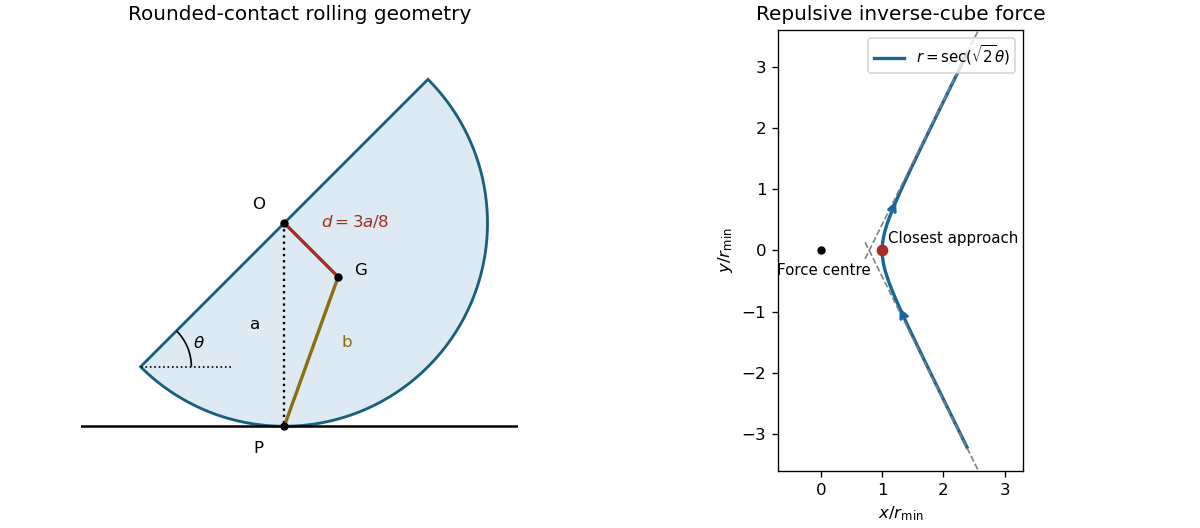

Generate this figure with Python:
"""Original geometry/scattering figure. Tested Python 3.14/numpy 2.3/matplotlib 3.10.
Outputs its opaque PNG basename in caller CWD and preserves supplied MPLCONFIGDIR.
"""
import numpy as np
import matplotlib
matplotlib.use('Agg')
import matplotlib.pyplot as plt
from matplotlib.patches import Polygon, Arc
fig,axes=plt.subplots(1,2,figsize=(10,4.4),layout='constrained',facecolor='white')
a=axes[0];theta=np.pi/4;d=3/8
O=np.array([0.,1.]);P=np.array([0.,0.]);n=np.array([np.sin(theta),-np.cos(theta)]);G=O+d*n
phi=np.linspace(theta-np.pi,theta,250)
arc=O+np.column_stack([np.cos(phi),np.sin(phi)])
a.add_patch(Polygon(arc,closed=True,facecolor='#ddeaf3',edgecolor='#196080',lw=1.7))
a.axhline(0,color='black',lw=1.5)
a.plot([O[0],P[0]],[O[1],P[1]],'k:',lw=1.4)
a.plot([O[0],G[0]],[O[1],G[1]],color='#a72b1f',lw=2)
a.plot([P[0],G[0]],[P[1],G[1]],color='#8b6e12',lw=2)
for pt,label,offset in [(O,'O',(-.16,.07)),(G,'G',(.08,.01)),(P,'P',(-.15,-.13))]:
    a.plot(*pt,'ko',ms=4)
    a.text(pt[0]+offset[0],pt[1]+offset[1],label)
a.text(-.17,.48,'a');a.text(.18,.98,r'$d=3a/8$',color='#a72b1f');a.text(.28,.39,'b',color='#8b6e12')
start=arc[0];a.plot([start[0],start[0]+.45],[start[1],start[1]],'k:',lw=1)
a.add_patch(Arc(start,.5,.5,theta1=0,theta2=45,color='black'))
a.text(start[0]+.26,start[1]+.09,r'$\theta$')
a.set(xlim=(-1,1.15),ylim=(-.22,1.95),aspect='equal',title='Rounded-contact rolling geometry')
a.axis('off')
a=axes[1];beta=np.sqrt(2.);limit=np.arccos(.25)/beta
t=np.linspace(-limit,limit,500);r=1/np.cos(beta*t)
x=r*np.cos(t);y=r*np.sin(t)
a.plot(x,y,color='#17659a',lw=2,label=r'$r=\sec(\sqrt{2}\theta)$')
for sign in [-1,1]:
    ang=sign*np.pi/(2*beta);direction=np.array([np.cos(ang),np.sin(ang)]);normal=np.array([-np.sin(ang),np.cos(ang)])
    offset=-sign*normal/beta
    pts=offset+np.linspace(.2,4.5,150)[:,None]*direction
    a.plot(pts[:,0],pts[:,1],color='gray',ls='--',lw=1)
for j,forward in [(75,1),(400,1)]:
    a.annotate('',xy=(x[j+10],y[j+10]),xytext=(x[j-10],y[j-10]),arrowprops={'arrowstyle':'->','color':'#17659a','lw':2})
a.plot(0,0,'ko',ms=4);a.text(.05,-.40,'Force centre',ha='center',fontsize=9)
a.plot(1,0,'o',color='#a72b1f');a.text(1.1,.12,'Closest approach',fontsize=9)
a.set(xlim=(-.7,3.3),ylim=(-3.6,3.6),aspect='equal',xlabel=r'$x/r_{\min}$',ylabel=r'$y/r_{\min}$',title='Repulsive inverse-cube force')
a.legend(fontsize=9,loc='upper right')
fig.savefig('paper-4-rolling-and-orbit.png',dpi=120,facecolor='white',transparent=False)
